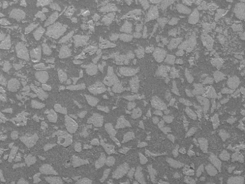
#> input picture TC-as-fabricated-cropped.png, 245 x 184 px
$ python imageProcessing.py
#> lines starting #> are read from the running program, lines starting #| are printed output that depends on the picture; after the words box and inside, x2 and y2 are one past the last pixel; in counts of white or black regions, pixels touching at a corner belong together
### https://www.geeksforgeeks.org/opencv-python-tutorial/
import cv2
import numpy as np

# Read the image.
img = cv2.imread('TC-as-fabricated-cropped.png')
#> img is the input picture: shape (184, 245, 3); min 83, max 214, mean 131.5


# Apply bilateral filter with d = 15,
# sigmaColor = sigmaSpace = 75.
bilateral = cv2.bilateralFilter(img, 15, 75, 75)
# Save the output.
cv2.imwrite('img_bilateral.png', bilateral)


# Gray-scaling of an image (https://www.geeksforgeeks.org/python-grayscaling-of-images-using-opencv/)
img1 = cv2.cvtColor(img, cv2.COLOR_BGR2GRAY)
cv2.imwrite('img_grayScale.png', img1)

#
ret, thresh1 = cv2.threshold(img1, 120, 255, cv2.THRESH_BINARY)
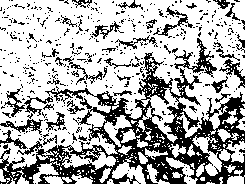
#> thresh1: shape (184, 245); 68.5% white; 447 black regions (405 under 20 px), largest, box (x1, y1, x2, y2) and area: (0, 52, 245, 184) 9268, (174, 38, 217, 78) 440, (153, 6, 193, 36) 229
cv2.imwrite('img_BinaryThreshold.png', thresh1)

#
gray = cv2.cvtColor(img, cv2.COLOR_BGR2GRAY)
ret, thresh = cv2.threshold(gray, 0, 255, cv2.THRESH_BINARY_INV + cv2.THRESH_OTSU)
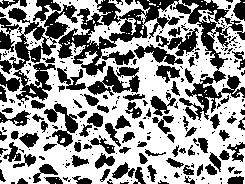
#> thresh: shape (184, 245); 57.7% white; 281 black regions (187 under 20 px), largest, box (x1, y1, x2, y2) and area: (57, 0, 245, 121) 5700, (0, 0, 78, 104) 2972, (87, 66, 140, 96) 776
#> ret = 133
cv2.imwrite('img_segmentThreshold.png', thresh)

# edge-detection (https://www.geeksforgeeks.org/image-processing-in-python-scaling-rotating-shifting-and-edge-detection/)
edges = cv2.Canny(img, 100, 200)
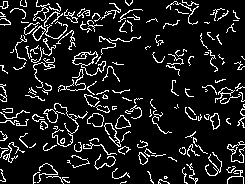
#> edges: shape (184, 245); 11% white in thin lines or dots
cv2.imwrite('img_edges.png', edges)

# adaptive thresholding (https://www.geeksforgeeks.org/python-thresholding-techniques-using-opencv-set-2-adaptive-thresholding/)
thresh1 = cv2.adaptiveThreshold(img1, 255, cv2.ADAPTIVE_THRESH_MEAN_C, cv2.THRESH_BINARY, 199, 5)
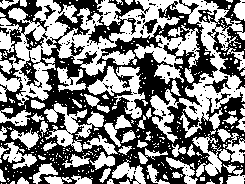
#> thresh1: shape (184, 245); 51.1% white; 112 black regions (103 under 20 px), largest, box (x1, y1, x2, y2) and area: (0, 0, 245, 184) 19820, (198, 0, 245, 90) 1408, (203, 76, 231, 93) 152
thresh2 = cv2.adaptiveThreshold(img1, 255, cv2.ADAPTIVE_THRESH_GAUSSIAN_C, cv2.THRESH_BINARY, 199, 5)
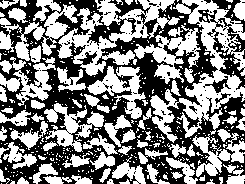
#> thresh2: shape (184, 245); 51.4% white; 106 black regions (100 under 20 px), largest, box (x1, y1, x2, y2) and area: (0, 0, 245, 184) 20054, (198, 9, 245, 90) 952, (212, 0, 245, 33) 312, (203, 76, 231, 93) 150, (215, 93, 231, 104) 52, (189, 106, 197, 114) 26
cv2.imwrite('img_AdaptiveMean.png', thresh1)
cv2.imwrite('img_AdaptiveGaussian.png', thresh2)

# Erosion (https://www.geeksforgeeks.org/python-opencv-cv2-erode-method/)
kernel = np.ones((5, 5), np.uint8)
# Using cv2.erode() method
image = cv2.erode(img, kernel)
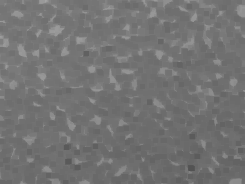
#> image: shape (184, 245, 3); min 83, max 163, mean 114.9
# Displaying the image
cv2.imwrite('img_erode.png', image)

# Dilation (https://www.geeksforgeeks.org/erosion-dilation-images-using-opencv-python/)
img_dilation = cv2.dilate(img, kernel, iterations=1)
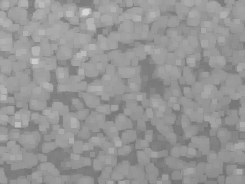
#> img_dilation: shape (184, 245, 3); min 110, max 214, mean 150.1
cv2.imwrite('img_dilate.png', img_dilation)

# Blurring (https://www.geeksforgeeks.org/python-image-blurring-using-opencv/)
# Gaussian Blur
Gaussian = cv2.GaussianBlur(img, (7, 7), 0)
cv2.imwrite('img_GaussianBlurring.png', Gaussian)
# Median Blur
median = cv2.medianBlur(img, 5)
cv2.imwrite('img_MedianBlurring.png', median)
# Bilateral Blur
bilateral = cv2.bilateralFilter(img, 9, 75, 75)
cv2.imwrite('img_BilateralBlurring.png', bilateral)
